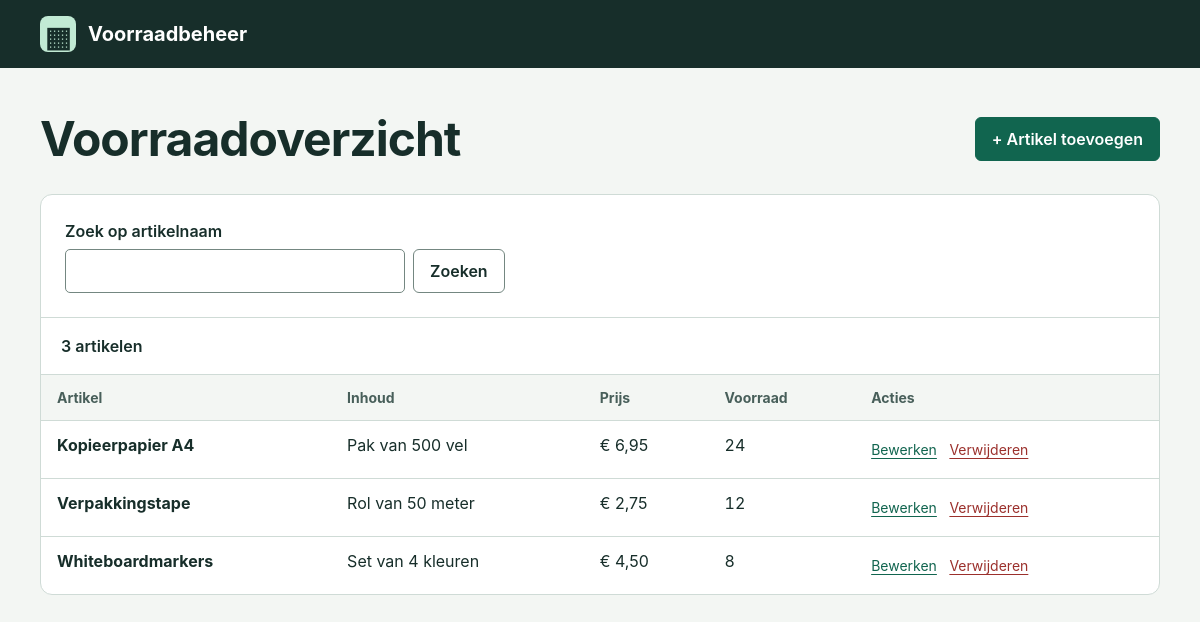
The page / on the database its author committed.
### tables this page shows
CREATE TABLE `voorraad` (
  `id` int unsigned NOT NULL AUTO_INCREMENT,
  `naam` varchar(100) NOT NULL,
  `prijs` decimal(6,2) NOT NULL,
  `inhoud` varchar(100) NOT NULL,
  `voorraad` int NOT NULL,
  PRIMARY KEY (`id`)
);

### public/index.php (called while the page is built, shortened)
<?php
require __DIR__ . '/../app/models/Item.php';
require __DIR__ . '/../app/controllers/ItemController.php';
function h(string|int $value): string
{
    return htmlspecialchars((string)$value, ENT_QUOTES | ENT_SUBSTITUTE, 'UTF-8');
}
function view(string $page, string $title, array $data = []): void
{
    require __DIR__ . '/../app/views/layout.php';
}
$action = $_GET['action'] ?? 'index';
$id = filter_var($_GET['id'] ?? null, FILTER_VALIDATE_INT, ['options' => ['min_range' => 1, 'max_range' => 4294967295]]);
try {
    $controller = new ItemController(new Item(database()));
    match ($action) {
        'index' => $controller->index(),
        'create' => $controller->form(null),
        'edit' => $controller->form($id),
        'delete' => $controller->remove($id),
    };
} catch (PDOException $e) {
    error_log($e->getMessage());
    problem(503, 'De voorraad is tijdelijk niet beschikbaar. Controleer de databaseverbinding en probeer het opnieuw.');
}

### app/controllers/ItemController.php (called while the page is built, shortened)
<?php
final class ItemController
{
    public function index(): void
    {
        $search = is_string($_GET['q'] ?? null) ? trim($_GET['q']) : '';
        $items = $this->items->all($search);
        view('index', 'Voorraadoverzicht', compact('items', 'search'));
    }
}

### app/models/Item.php (called while the page is built, shortened)
<?php
final class Item
{
    public function all(string $search): array
    {
        $sql = 'SELECT id, naam, prijs, inhoud, voorraad FROM voorraad';
        $params = [];
        $statement = $this->db->prepare($sql . ' ORDER BY naam, id');
        $statement->execute($params);
        return $statement->fetchAll();
    }
}

### app/views/items/index.php (the view)
<div class="heading"><h1>Voorraadoverzicht</h1><a class="button primary" href="?action=create">+ Artikel toevoegen</a></div>
<section class="panel" aria-label="Artikelen">
<form class="toolbar" method="get" role="search">
<label for="q">Zoek op artikelnaam</label>
<div class="search"><input id="q" type="search" name="q" value="<?= h($search) ?>"><button>Zoeken</button>
<?php if ($search !== ''): ?><a href="?action=index">Wis zoekopdracht</a><?php endif; ?></div>
</form>
<?php if ($items): ?>
<table><caption><?= count($items) ?> <?= count($items) === 1 ? 'artikel' : 'artikelen' ?></caption>
<thead><tr><th scope="col">Artikel</th><th scope="col">Inhoud</th><th scope="col">Prijs</th><th scope="col">Voorraad</th><th scope="col">Acties</th></tr></thead>
<tbody><?php foreach ($items as $item): ?>
<tr><th scope="row"><?= h($item['naam']) ?></th><td data-label="Inhoud"><?= h($item['inhoud']) ?></td>
<td data-label="Prijs">€ <?= h(number_format((float)$item['prijs'], 2, ',', '.')) ?></td><td data-label="Voorraad" class="number"><?= h($item['voorraad']) ?></td>
<td class="actions"><a href="?action=edit&amp;id=<?= (int)$item['id'] ?>" aria-label="Bewerken: <?= h($item['naam']) ?>">Bewerken</a>
<a class="danger-link" href="?action=delete&amp;id=<?= (int)$item['id'] ?>" aria-label="Verwijderen: <?= h($item['naam']) ?>">Verwijderen</a></td></tr>
<?php endforeach; ?></tbody></table>
<?php else: ?><div class="empty"><h2><?= $search === '' ? 'De voorraad is leeg' : 'Geen artikelen gevonden' ?></h2>
<p><?= $search === '' ? 'Voeg je eerste artikel toe aan de voorraad.' : 'Probeer een andere artikelnaam.' ?></p></div><?php endif; ?>
</section>

### app/views/layout.php (shortened to what this page needs)
<!doctype html>
<html lang="nl">
<head>
<link rel="stylesheet" href="style.css">
</head>
<body><a class="skip" href="#inhoud">Naar inhoud</a>
<header><div class="wrap brand"><span class="mark" aria-hidden="true">▦</span><a href="?action=index">Voorraadbeheer</a></div></header>
<main class="wrap" id="inhoud">
<?php require __DIR__ . '/items/' . $page . '.php'; ?>
</main></body></html>

### public/style.css (style rules this page uses)
:root { --ink: #172e2a; --muted: #485f5a; --green: #11654f; --line: #cfdbd6; --border: #748781; --danger: #9b302c; --paper: white; --canvas: #f3f6f3; }
* { box-sizing: border-box }
body { margin: 0; font: 16px/1.5 "Inter", "Segoe UI", sans-serif; background: var(--canvas); color: var(--ink) }
.wrap { width: min(1120px, calc(100% - 48px)); margin: auto }
header { background: var(--ink); color: white }
.brand { display: flex; gap: 12px; align-items: center; min-height: 68px; font-weight: 650; font-size: 20px }
.brand a { color: inherit; text-decoration: none }
.mark { display: grid; place-items: center; width: 36px; height: 36px; background: #c1ead4; color: var(--ink); border-radius: 8px; font-size: 28px }
main { padding: 44px 0 64px }
.heading,.buttons,.search { display: flex; gap: 16px; align-items: center; flex-wrap: wrap }
.heading { justify-content: space-between; margin-bottom: 28px }
h1 { margin: 0 0 24px; font-size: clamp(30px, 4vw, 48px); line-height: 1.12; letter-spacing: -1px }
.heading h1 { margin: 0 }
a { color: var(--green); text-underline-offset: 3px }
button,.button { display: inline-flex; align-items: center; justify-content: center; min-height: 44px; padding: 9px 16px; font: inherit; font-weight: 600; border: 1px solid var(--border); border-radius: 6px; background: var(--paper); color: var(--ink); text-decoration: none; cursor: pointer }
.primary,.primary:hover { background: var(--green); border-color: var(--green); color: white }
.danger-link,.error { color: var(--danger) }
.panel { border: 1px solid var(--line); background: var(--paper); border-radius: 12px; overflow-wrap: anywhere }
.toolbar,.editor,.empty { padding: 24px }
.toolbar { border-bottom: 1px solid var(--line) }
label { display: block; font-weight: 600; margin-bottom: 6px }
input,textarea { width: 100%; min-height: 44px; padding: 9px 12px; font: inherit; color: var(--ink); background: white; border: 1px solid var(--border); border-radius: 5px }
.search { gap: 8px }
.search input { max-width: 340px }
table { width: 100%; border-collapse: collapse; text-align: left }
caption { text-align: left; padding: 16px 20px; font-weight: 600 }
th,td { padding: 12px 16px; vertical-align: top; border-top: 1px solid var(--line) }
thead th { background: var(--canvas); color: var(--muted); font-size: 14px }
.number { font-variant-numeric: tabular-nums }
.actions a { display: inline-block; padding: 6px 0; margin-right: 8px; font-size: 14px }

### rows shown on the page
voorraad: naam "Kopieerpapier A4", inhoud "Pak van 500 vel", prijs "6,95", voorraad "24"
voorraad: naam "Verpakkingstape", inhoud "Rol van 50 meter", prijs "2,75", voorraad "12"
voorraad: naam "Whiteboardmarkers", inhoud "Set van 4 kleuren", prijs "4,50", voorraad "8"

### other values the page prints
count($items) "3"
